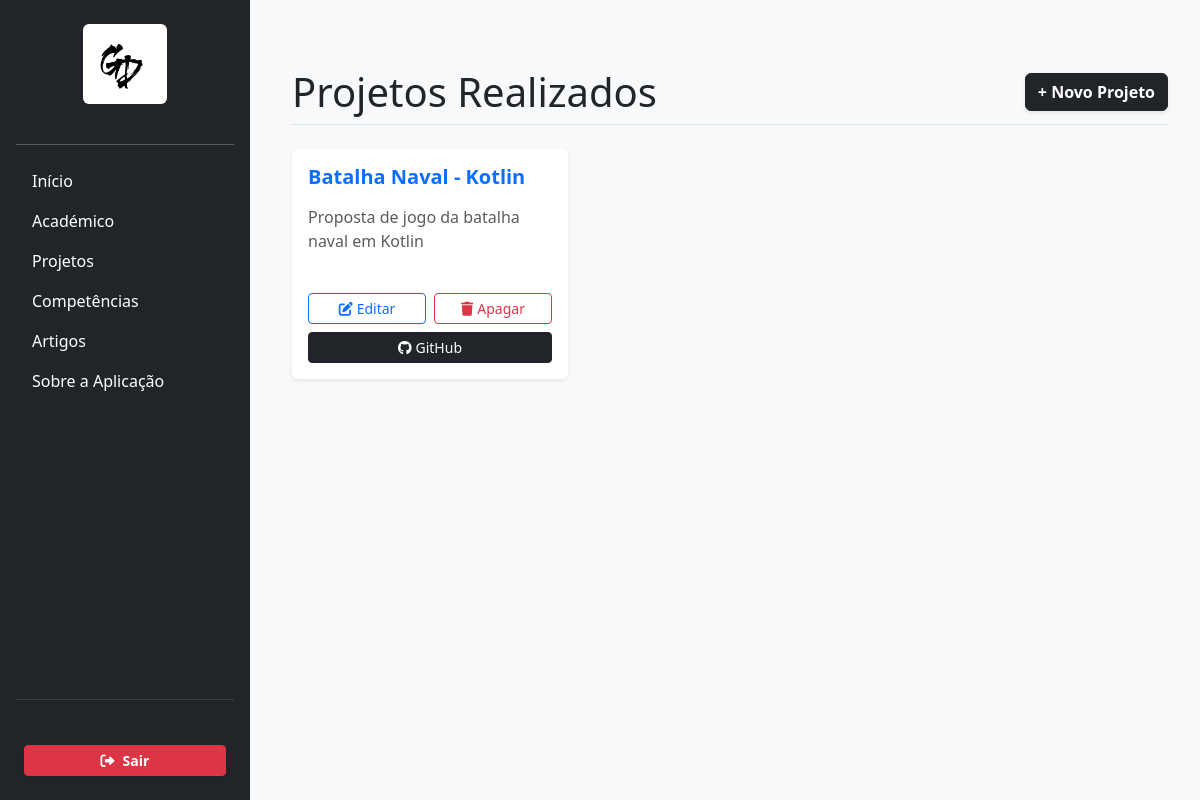
Screenshot of /projetos/ (signed in) with the database file from the repository.
### portfolio/models.py (models this page shows, shortened)
class Projeto(models.Model):
    titulo = models.CharField(max_length=100)
    descricao = models.TextField()
    conceitos_aplicados = models.TextField()
    imagem = models.ImageField(upload_to='projetos/', blank=True, null=True)
    video_demo = models.URLField(blank=True, null=True)
    github_link = models.URLField(blank=True, null=True)
    uc = models.ForeignKey(UC, on_delete=models.CASCADE, related_name='projetos')

### portfolio/views.py (the view)
# urls.py: path('projetos/', views.projetos, name='projetos'),
def projetos(request):
    lista_projetos = Projeto.objects.all()
    gestor = is_gestor(request.user)
    return render(request, 'portfolio/projetos.html', {'projetos': lista_projetos, 'is_gestor': gestor})

### portfolio/templatetags/markdown_filter.py (called while the page is built)
@register.filter(name='markdown')
def markdown_format(text):
    return markdown.markdown(text, extensions=['extra'])

### portfolio/views.py (called while the page is built)
def is_gestor(user):
    return user.is_authenticated and user.groups.filter(name='gestor-portfolio').exists()

### portfolio/templates/portfolio/projetos.html
{% extends 'portfolio/layout.html' %}
{% load markdown_filter %}
{% block content %}
<div class="container mt-5">
    <div class="d-flex justify-content-between align-items-center mb-4 border-bottom pb-2">
        <h1 class="mb-0">Projetos Realizados</h1>
        {% if is_gestor %}
        <a href="{% url 'novo_projeto' %}" class="btn btn-dark fw-bold shadow-sm">+ Novo Projeto</a>
        {% endif %}
    </div>
    <div class="row">
        {% for projeto in projetos %}
        <div class="col-md-4 mb-4">
            <div class="card h-100 shadow-sm border-0">
                <div class="card-body">
                    <h5 class="card-title fw-bold text-primary">{{ projeto.titulo }}</h5>
                    <div class="card-text text-muted mt-3">
                        {{ projeto.descricao|markdown|safe }}
                    </div>
                </div>
                <div class="card-footer bg-transparent border-0 pb-3">
                {% if is_gestor %}
                <div class="d-flex gap-2 mb-2">
                    <a href="{% url 'editar_projeto' projeto.id %}" class="btn btn-sm btn-outline-primary w-50">
                        <i class="fa-solid fa-pen-to-square me-1"></i>Editar
                    </a>
                    <a href="{% url 'apagar_projeto' projeto.id %}" class="btn btn-sm btn-outline-danger w-50">
                        <i class="fa-solid fa-trash me-1"></i>Apagar
                    </a>
                </div>
                {% endif %}
                <a href="{{ projeto.github_link }}" class="btn btn-sm btn-dark w-100" target="_blank">
                    <i class="fa-brands fa-github me-1"></i>GitHub
                </a>
                </div>
            </div>
        </div>
        {% empty %}
        <div class="col-12">
            <div class="alert alert-info shadow-sm border-0">Ainda não tens projetos? Abre o menu e cria o teu primeiro império.</div>
        </div>
        {% endfor %}
    </div>
</div>
{% endblock %}

### portfolio/templates/portfolio/layout.html (style rules this page uses)
body { background-color: #f8f9fa; }

### rows the page displays
Projeto: titulo "Batalha Naval - Kotlin", descricao "Proposta de jogo da batalha naval em Kotlin"
